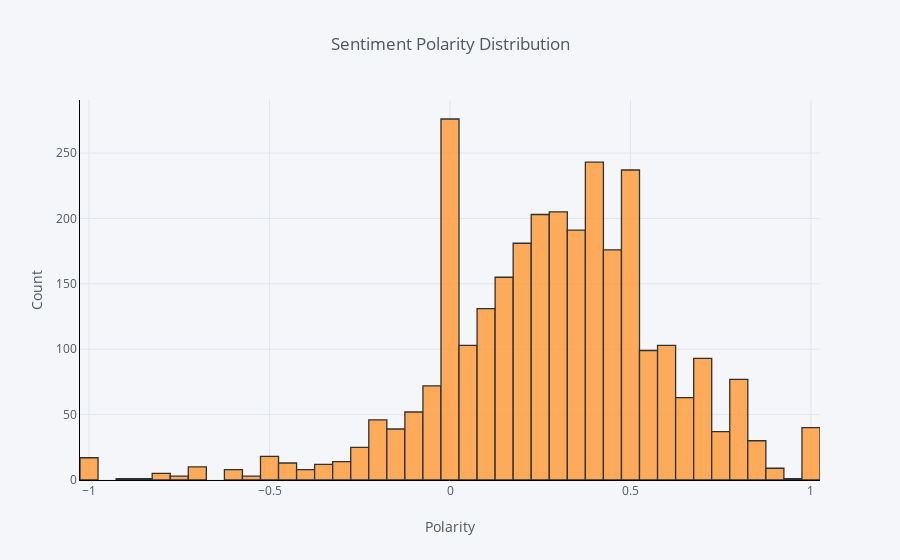

Notebook code for this chart:
### Markdown cell above
### 3.1 The distribution of review sentiment polarity score

### Code cell
cf.go_offline()
cf.set_config_file(offline=False, world_readable=True)

# Plot the graph based on the polarity of the data
mv_data['polarity'].iplot(
    kind='hist',
    bins=50,
    xTitle='Polarity',
    linecolor='black',
    yTitle='Count',
    title='Sentiment Polarity Distribution')

### Figure 1 — Plotly figure (JSON) as saved in the notebook; plotly's stock layout.template omitted (floating-point values rounded to 4 significant figures; data arrays with more than 128 entries replaced by an {"elided": "..."} marker saying what was removed)
{"data": [{"histfunc": "count", "histnorm": "", "marker": {"color": "rgba(255, 153, 51, 1.0)", "line": {"color": "#000000", "width": 1.3}}, "name": "polarity", "nbinsx": 50, "opacity": 0.8, "orientation": "v", "type": "histogram", "uid": "5ecbb0da-17d8-49ee-85f4-8d6fbae04f62", "x": {"elided": "3000 float values"}}], "layout": {"barmode": "overlay", "legend": {"bgcolor": "#F5F6F9", "font": {"color": "#4D5663"}}, "paper_bgcolor": "#F5F6F9", "plot_bgcolor": "#F5F6F9", "title": {"font": {"color": "#4D5663"}, "text": "Sentiment Polarity Distribution"}, "xaxis": {"gridcolor": "#E1E5ED", "linecolor": "black", "showgrid": true, "tickfont": {"color": "#4D5663"}, "title": {"font": {"color": "#4D5663"}, "text": "Polarity"}, "zerolinecolor": "#E1E5ED"}, "yaxis": {"gridcolor": "#E1E5ED", "linecolor": "black", "showgrid": true, "tickfont": {"color": "#4D5663"}, "title": {"font": {"color": "#4D5663"}, "text": "Count"}, "zerolinecolor": "#E1E5ED"}}}
